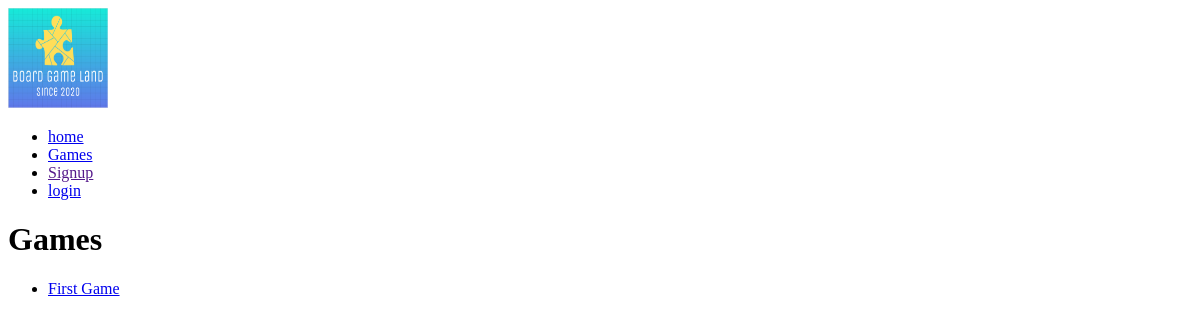
The page /games/ on the database as committed earlier.
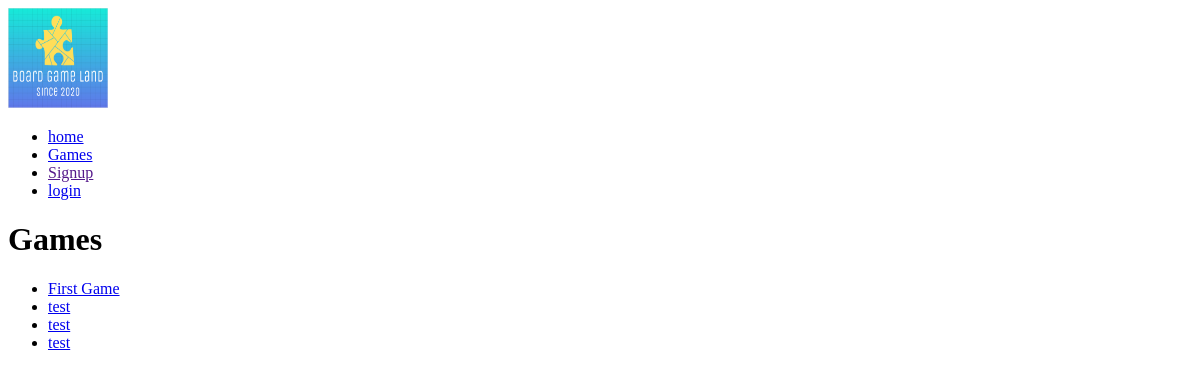
The same page on the database as committed later.
### BoardGameLand/models.py (models this page shows, shortened)
class Game(models.Model):
    title = models.CharField(max_length=200)
    description = models.TextField(max_length=1000, help_text='Enter a brief description of the game')
    price = models.DecimalField(max_digits=5, decimal_places=2)
    genre = models.ManyToManyField(Genre, help_text='Select a genre for this book')
    def get_absolute_url(self):
        return reverse('game', args=[str(self.id)])

### BoardGameLand/views.py (the view)
# urls.py: path('games/', views.GameList.as_view(), name='games'),
class GameList(generic.ListView):
    model = Game
    paginate_by = 9

### BoardGameLand/templates/BoardGameLand/game_list.html
{% extends "base.html" %}
{% block content %}
  <h1>Games</h1>
  {% if game_list %}
  <ul>
    {% for game in game_list %}
      <li>
        <a href="{{ game.get_absolute_url }}">{{ game.title }}</a>
      </li>
    {% endfor %}
  </ul>
  {% else %}
    <p>There are no games available.</p>
  {% endif %}
{% endblock %}

Rows that differ between the two databases and show on the page:
added Game: title "test"
added Game: title "test"
added Game: title "test"
